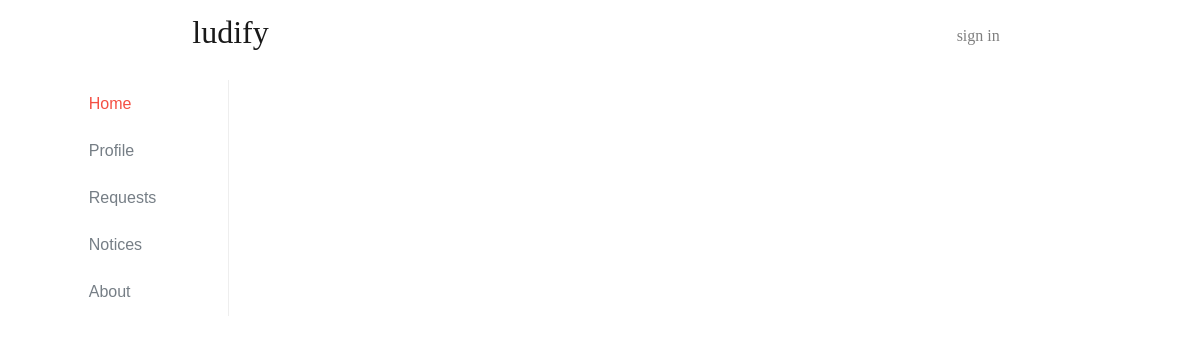
/request.php, run on an earlier commit of the app's database.
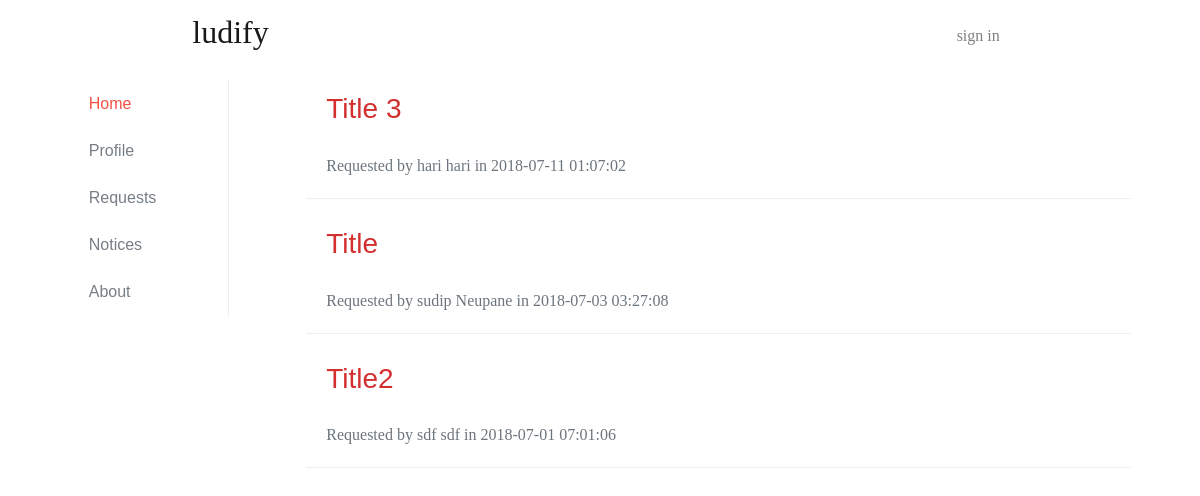
And on a later commit of the database.
### tables this page shows
CREATE TABLE `requests` (
  `request_id` int(11) NOT NULL,
  `user_id` int(11) DEFAULT NULL,
  `request_body` text,
  `request_title` text,
  `date_of_request` datetime DEFAULT NULL,
  `accepted` int(11) DEFAULT NULL
);

CREATE TABLE `users` (
  `user_id` int(11) NOT NULL,
  `first_name` varchar(50) NOT NULL,
  `last_name` varchar(50) NOT NULL,
  `email` varchar(100) NOT NULL,
  `password` varchar(100) NOT NULL,
  `hash` varchar(32) NOT NULL,
  `active` tinyint(1) NOT NULL,
  `loggedin` int(11) NOT NULL,
  `avatar` varchar(600) NOT NULL,
  `username` varchar(500) NOT NULL,
  `dob` date NOT NULL,
  `gender` varchar(200) NOT NULL,
  `contact` bigint(10) NOT NULL,
  `role_id` int(11) DEFAULT NULL,
  `count` int(11) DEFAULT NULL
);

### database/get_username.php (called while the page is built)
<?php
function GetUsername($conn, $user_id){
	$query = "SELECT * FROM users WHERE user_id = $user_id";
	$result = mysqli_query($conn, $query);
	$row = mysqli_fetch_assoc($result);
	$name =  $row['first_name']." ".$row['last_name'];
	return $name;
}
?>

### request.php (the view, shortened to what this page needs)
<?php include 'partial_upper.php'; ?>
<?php include'partial_sidebar.php'; ?>
		<div class="col-md-9 container main-content">
		<?php
			$result = mysqli_query($conn,"select * from requests order by date_of_request desc");
			while($row = mysqli_fetch_assoc($result)){
		?>
				<div class="card main-list">
					<div class="card-header">
						<h3><a href="view_request.php?request_id=<?=$row['request_id'] ?>"> <?=$row['request_title'] ?> </a></h3>
					</div>
					<div class="card-body card-meta text-muted">
						Requested by <?=GETUSERNAME($conn,$row['user_id'])?> in <?=$row['date_of_request']?>
					</div>
				</div>
		<?php
			}
		?>
		</div>
	</div>
</div>
<?php include 'partial_lower.php'; ?>

What changed in the data, as far as the page shows it:
added requests: request_title "Title 3", user.last_name "hari hari", date_of_request "2018-07-11 01:07:02"
added requests: request_title "Title", user.last_name "sudip Neupane", date_of_request "2018-07-03 03:27:08"
added requests: request_title "Title2", user.last_name "sdf sdf", date_of_request "2018-07-01 07:01:06"
